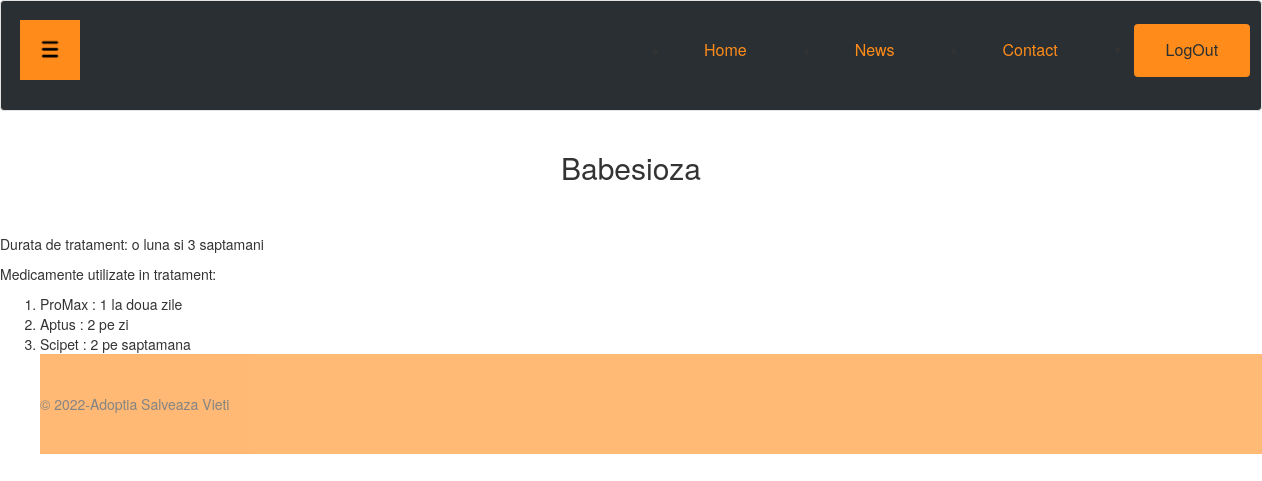
The page /php/vizualizareBoala.php?id_boala=2 (signed in) on the database its author committed.
### tables this page shows
CREATE TABLE `boli` (
  `id_boala` varchar(255) NOT NULL,
  `nume_boala` varchar(255) NOT NULL,
  `durata` varchar(255) NOT NULL
);

CREATE TABLE `mapare_boala_medicament` (
  `id_mapare` varchar(255) NOT NULL,
  `id_boala` varchar(255) NOT NULL,
  `id_medicament` varchar(255) NOT NULL
);

CREATE TABLE `medicamente` (
  `id_medicament` varchar(255) NOT NULL,
  `denumire` varchar(255) NOT NULL,
  `ratie` varchar(255) NOT NULL
);

### php/vizualizareBoala.php (the view, shortened to what this page needs)
<?php
global $conn;
if(isset($_SESSION["id_administrator"])){
    include("../include/inHeaderAdmin.php");
    $session_id = $_SESSION['id_administrator'];
    $query = $conn->prepare("SELECT * FROM administratori WHERE id_administrator=?");
    $query->execute(array($session_id));
}else{
    if(isset($_SESSION["id_utilizator"])){
        include("../include/inHeaderUser.php");
    }
    else{
        header("location: ../index.php");
    }
}
$id_boala = $_GET['id_boala'];
$check_infoBoala = $conn->prepare("select * from boli where id_boala=?");
$check_infoBoala->execute(array($id_boala));
$infoBoala = $check_infoBoala->fetch();
echo "<center><h2>" . $infoBoala['nume_boala'] .  "</h2></center><br><br>";
$check_medicamente = $conn->prepare("select * from mapare_boala_medicament where id_boala=?");
$check_medicamente->execute(array($id_boala));
$rows = $check_medicamente->rowCount();
if($rows != 0) {
    echo "<p>Durata de tratament: " . $infoBoala['durata'] . "</p>";
    echo "<p>Medicamente utilizate in tratament:";
    echo "<ol>";
    while ($medicament = $check_medicamente->fetch()) {
        $id_medicament = $medicament['id_medicament'];
        $check_infoMedicament = $conn->prepare("select * from medicamente where id_medicament=?");
        $check_infoMedicament->execute(array($id_medicament));
        $infoMedicament = $check_infoMedicament->fetch();
        echo "<li>" . $infoMedicament['denumire'] . " : " . $infoMedicament['ratie'] . "</li>";
    }
}
else{
    echo "<p>Aceasta boala este fara tratament sau nu are medicamente asociate in acest moment</p>";
}
include("../include/footer.php");

### css/admin.css (style rules this page uses)
* { box-sizing: border-box; }
html,body { height: 100%; margin: 0; }
body { background-color:white; }
body.logged { overflow-x: hidden; -webkit-background-size: cover; -moz-background-size: cover; -o-background-size: cover; background-size: cover; }

### rows shown on the page
boli: nume_boala "Babesioza", durata "o luna si 3 saptamani"
mapare_boala_medicament: id_medicament.denumire "ProMax", id_medicament.ratie "1 la doua zile"
mapare_boala_medicament: id_medicament.denumire "Aptus", id_medicament.ratie "2 pe zi"
mapare_boala_medicament: id_medicament.denumire "Scipet", id_medicament.ratie "2 pe saptamana"
